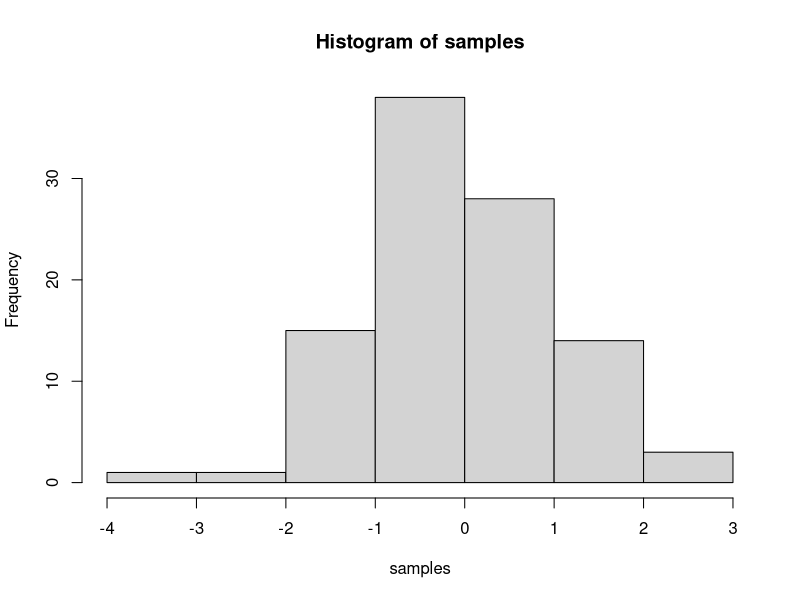

R code for this plot:
## ---- chunk 1
knitr::opts_chunk$set(message=FALSE,warning=FALSE, cache=TRUE)
## ---- chunk 2
samples <- rnorm(100, mean=0, sd=1)
hist(samples)
